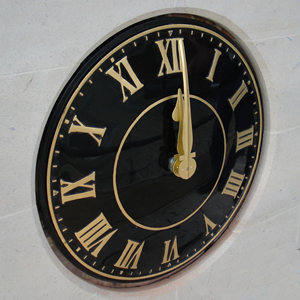
#> input picture code/clocks/clock15-12-00.jpg, 300 x 300 px
$ python test_perspective.py
#> lines starting #> are read from the running program, lines starting #| are printed output that depends on the picture; after the words box and inside, x2 and y2 are one past the last pixel; in counts of white or black regions, pixels touching at a corner belong together
import cv2
import numpy as np
from pathlib import Path

BASE = Path(__file__).resolve().parent

image = cv2.imread(
    str(BASE / "clocks" / "clock15-12-00.jpg")
)
#> image is the input picture: shape (300, 300, 3); mean B, G, R 104.2, 109.4, 111.9

# Approximate cardinal points on the outer dial
source_points = np.float32([
    [170, 58],    # XII
    [244, 135],   # III
    [171, 250],   # VI
    [77, 187]     # IX
])

# Corresponding points on a circular clock
target_points = np.float32([
    [150, 50],
    [250, 150],
    [150, 250],
    [50, 150]
])

# Calculate the projective transformation
matrix = cv2.getPerspectiveTransform(
    source_points,
    target_points
)

rectified = cv2.warpPerspective(
    image,
    matrix,
    (300, 300)
)
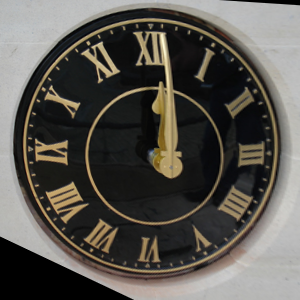
#> rectified: shape (300, 300, 3); mean B, G, R 79.8, 85.8, 89

# Display the selected reference points
display = image.copy()

for point in source_points:
    cv2.circle(
        display,
        tuple(point.astype(int)),
        4,
        (0, 0, 255),
        -1
    )
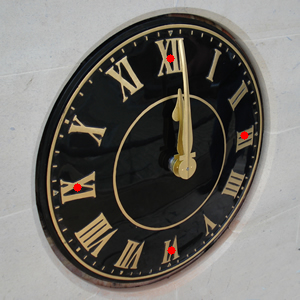
#> display: shape (300, 300, 3); 0.22% of pixels changed, all inside (x1, y1, x2, y2) = (73, 54, 249, 255)

cv2.imwrite(
    str(BASE / "test_perspective_points.png"),
    display
)

cv2.imwrite(
    str(BASE / "test_perspective.png"),
    rectified
)

print("Perspective correction completed.")

$ run again, with code/clocks/clock11-12-00.jpg copied over code/clocks/clock15-12-00.jpg
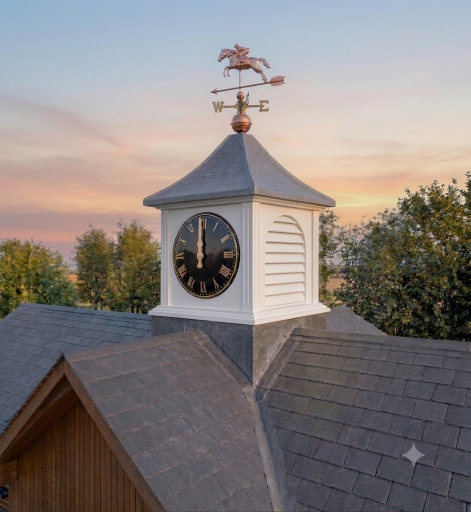
#> input picture code/clocks/clock11-12-00.jpg, 941 x 1024 px (shown at 1/2 size)
#> image is the input picture: shape (1024, 941, 3); mean B, G, R 125, 126.9, 133.5
#> `rectified = cv2.warpPerspective( image, matrix, (300, 300) )`:
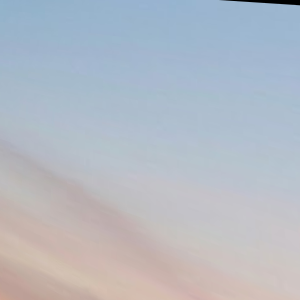
#> rectified: shape (300, 300, 3); mean B, G, R 195.9, 186.3, 180.1
